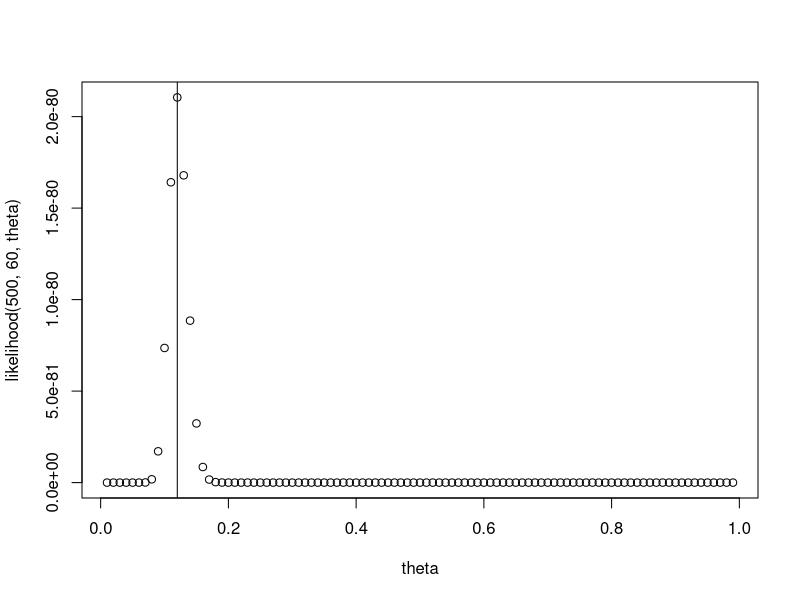
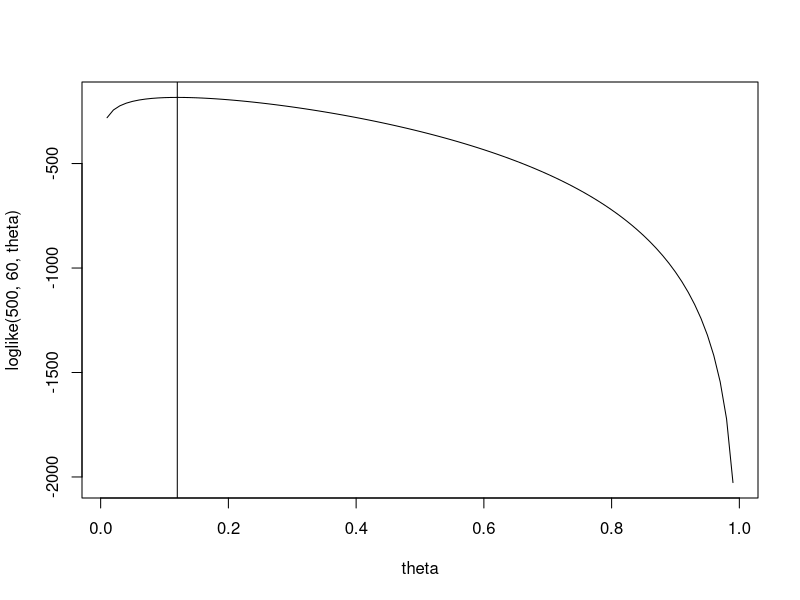

Here is the R script that generated these plots, in order:
# Formulating a function for bernoulli lielihood
# Plotting likelihoods for bernoulli distribution
# Define a function to compute likelihood
likelihood = function(n, y, theta) {
  return(theta^y * (1 - theta)^(n-y))
}

# Create a sequence of values of mortality rates
theta = seq(0.01, 0.99, 0.01)

# Plot the above data and function
plot(theta, likelihood(500, 60, theta))
abline(v = (60/500)) # Likelihood is maximised at this point

# Define a function to compute log likelihood
# Log likelihood is much easier and stable to interpret
loglike = function(n, y, theta) {
  return(y * log(theta) + (n-y) * log(1 - theta))
}

# Plot the sequence against the log likelihood of that sequence
plot(theta, loglike(500, 60, theta), type = "l")
abline(v = (60/500))